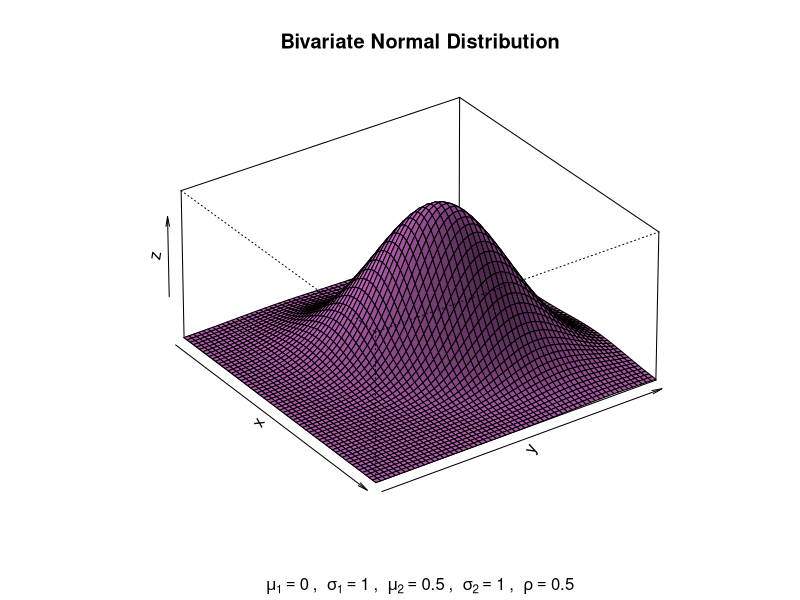

Generate this figure with R:
# Some variable definitions
mu1 <- 0  # expected value of x
mu2 <- 0.5	# expected value of y
sig1 <- 1	# variance of x
sig2 <- 1	# variance of y
rho <- 0.5	# corr(x, y)

# Some additional variables for x-axis and y-axis 
xm <- -3
xp <- 3
ym <- -3
yp <- 3

x <- seq(xm, xp, length= as.integer((xp + abs(xm)) * 10))  # vector series x
y <- seq(ym, yp, length= as.integer((yp + abs(ym)) * 10))  # vector series y

# Core function
bivariate <- function(x,y){
  term1 <- 1 / (2 * pi * sig1 * sig2 * sqrt(1 - rho^2))
  term2 <- (x - mu1)^2 / sig1^2
  term3 <- -(2 * rho * (x - mu1)*(y - mu2))/(sig1 * sig2)
  term4 <- (y - mu2)^2 / sig2^2
  z <- term2 + term3 + term4
  term5 <- term1 * exp((-z / (2 *(1 - rho^2))))
  return (term5)
}

# Computes the density values
z <- outer(x,y,bivariate)

# Plot
persp(x, y, z, main = "Bivariate Normal Distribution",
      sub = bquote(bold(mu[1])==.(mu1)~", "~sigma[1]==.(sig1)~", "~mu[2]==.(mu2)~
                     ", "~sigma[2]==.(sig2)~", "~rho==.(rho)),
      col="orchid2", theta = 55, phi = 30, r = 40, d = 0.1, expand = 0.5,
      ltheta = 90, lphi = 180, shade = 0.4)